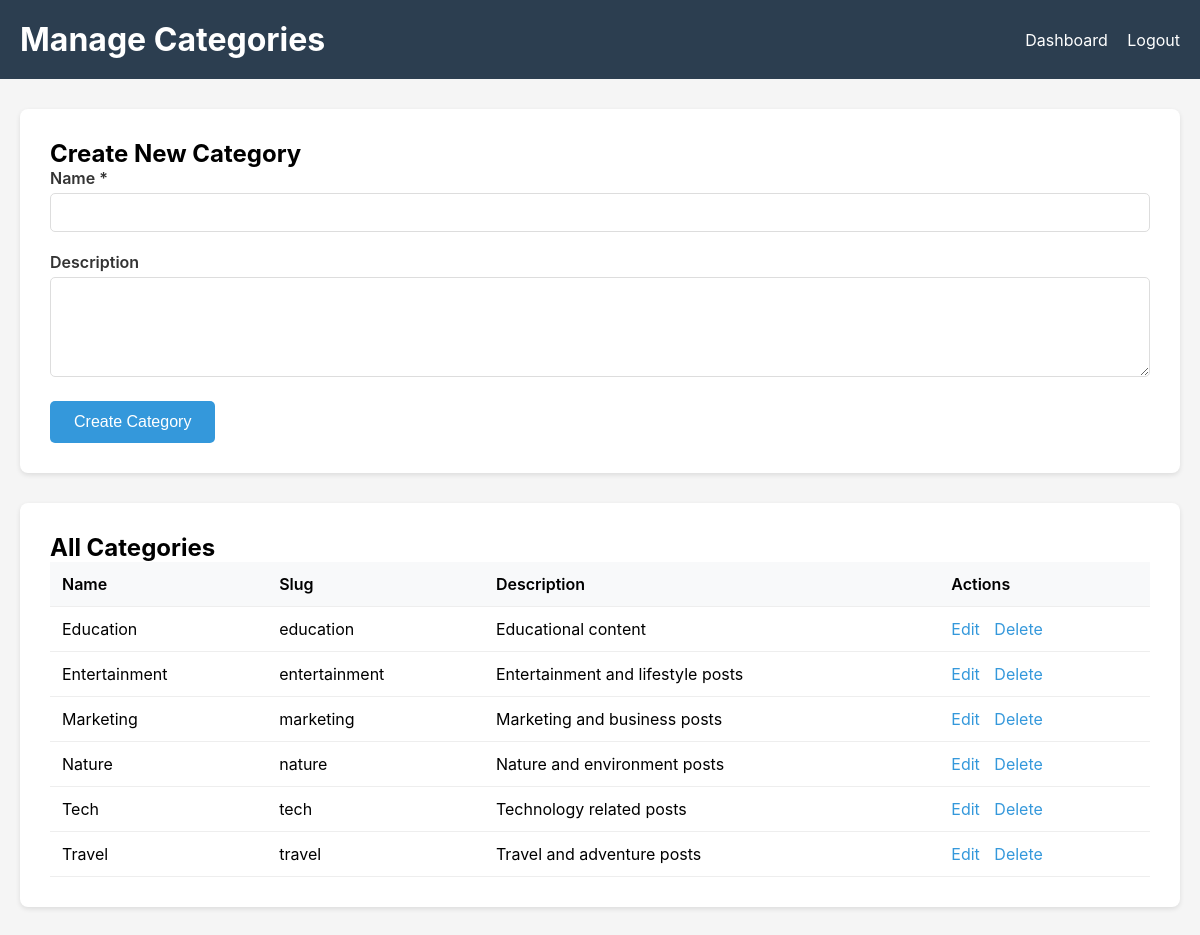
The app's page /backend/admin/categories.php (signed in) with its own data.
### tables this page shows
CREATE TABLE IF NOT EXISTS categories (
    id INT AUTO_INCREMENT PRIMARY KEY,
    name VARCHAR(100) NOT NULL UNIQUE,
    slug VARCHAR(100) NOT NULL UNIQUE,
    description TEXT,
    created_at TIMESTAMP DEFAULT CURRENT_TIMESTAMP,
    updated_at TIMESTAMP DEFAULT CURRENT_TIMESTAMP ON UPDATE CURRENT_TIMESTAMP
);

### backend/includes/functions.php (called while the page is built, shortened)
<?php
function escape($data) {
    return htmlspecialchars($data, ENT_QUOTES, 'UTF-8');
}
function getCategories() {
    $pdo = getDBConnection();
    $stmt = $pdo->query("SELECT * FROM categories ORDER BY name ASC");
    return $stmt->fetchAll();
}

### backend/admin/categories.php (the view, shortened to what this page needs)
<?php
require_once __DIR__ . '/../includes/functions.php';
$category = null;
$categories = getCategories();
?>
<!DOCTYPE html>
<html lang="en">
<head>
</head>
<body>
    <div class="header">
        <div class="header-content">
            <h1>Manage Categories</h1>
            <div>
                <a href="index.php">Dashboard</a>
                <a href="logout.php">Logout</a>
            </div>
        </div>
    </div>
    <div class="container">
        <div class="form-container">
            <h2><?php echo $category ? 'Edit Category' : 'Create New Category'; ?></h2>
            <form method="POST">
                <div class="form-group">
                    <label for="name">Name *</label>
                    <input type="text" id="name" name="name" required
                           value="<?php echo $category ? escape($category['name']) : ''; ?>">
                </div>
                <div class="form-group">
                    <label for="description">Description</label>
                    <textarea id="description" name="description"><?php echo $category ? escape($category['description']) : ''; ?></textarea>
                </div>
                <button type="submit" class="btn btn-primary"><?php echo $category ? 'Update Category' : 'Create Category'; ?></button>
            </form>
        </div>
        <div class="list-container">
            <h2>All Categories</h2>
            <table>
                <thead>
                    <tr>
                        <th>Name</th>
                        <th>Slug</th>
                        <th>Description</th>
                        <th>Actions</th>
                    </tr>
                </thead>
                <tbody>
                    <?php if (empty($categories)): ?>
                        <tr>
                            <td colspan="4" style="text-align: center; color: #999;">No categories yet</td>
                        </tr>
                    <?php else: ?>
                        <?php foreach ($categories as $cat): ?>
                            <tr>
                                <td><?php echo escape($cat['name']); ?></td>
                                <td><?php echo escape($cat['slug']); ?></td>
                                <td><?php echo escape($cat['description'] ?? ''); ?></td>
                                <td class="actions">
                                    <a href="categories.php?action=edit&id=<?php echo $cat['id']; ?>">Edit</a>
                                    <a href="categories.php?action=delete&id=<?php echo $cat['id']; ?>"
                                       onclick="return confirm('Are you sure?')">Delete</a>
                                </td>
                            </tr>
                        <?php endforeach; ?>
                    <?php endif; ?>
                </tbody>
            </table>
        </div>
    </div>
</body>
</html>

### backend/admin/categories.php (style rules this page uses)
* { margin: 0; padding: 0; box-sizing: border-box; }
body { font-family: -apple-system, BlinkMacSystemFont, 'Segoe UI', Roboto, sans-serif; background: #f5f5f5; }
.header { background: #2c3e50; color: white; padding: 20px; }
.header-content { max-width: 1200px; margin: 0 auto; display: flex; justify-content: space-between; align-items: center; }
.header a { color: white; text-decoration: none; margin-left: 15px; }
.container { max-width: 1200px; margin: 30px auto; padding: 0 20px; }
.form-container, .list-container { background: white; padding: 30px; border-radius: 8px; box-shadow: 0 2px 5px rgba(0,0,0,0.1); margin-bottom: 30px; }
.form-group { margin-bottom: 20px; }
label { display: block; margin-bottom: 5px; font-weight: 600; color: #333; }
input[type="text"], textarea { width: 100%; padding: 10px; border: 1px solid #ddd; border-radius: 5px; font-size: 14px; font-family: inherit; }
textarea { min-height: 100px; resize: vertical; }
.btn { padding: 12px 24px; border: none; border-radius: 5px; cursor: pointer; font-size: 16px; text-decoration: none; display: inline-block; }
.btn-primary { background: #3498db; color: white; }
table { width: 100%; border-collapse: collapse; }
th, td { padding: 12px; text-align: left; border-bottom: 1px solid #eee; }
th { background: #f8f9fa; font-weight: 600; }
.actions a { color: #3498db; text-decoration: none; margin-right: 10px; }

### records on screen
categories: name "Education", slug "education", description "Educational content"
categories: name "Entertainment", slug "entertainment", description "Entertainment and lifestyle posts"
categories: name "Marketing", slug "marketing", description "Marketing and business posts"
categories: name "Nature", slug "nature", description "Nature and environment posts"
categories: name "Tech", slug "tech", description "Technology related posts"
categories: name "Travel", slug "travel", description "Travel and adventure posts"
